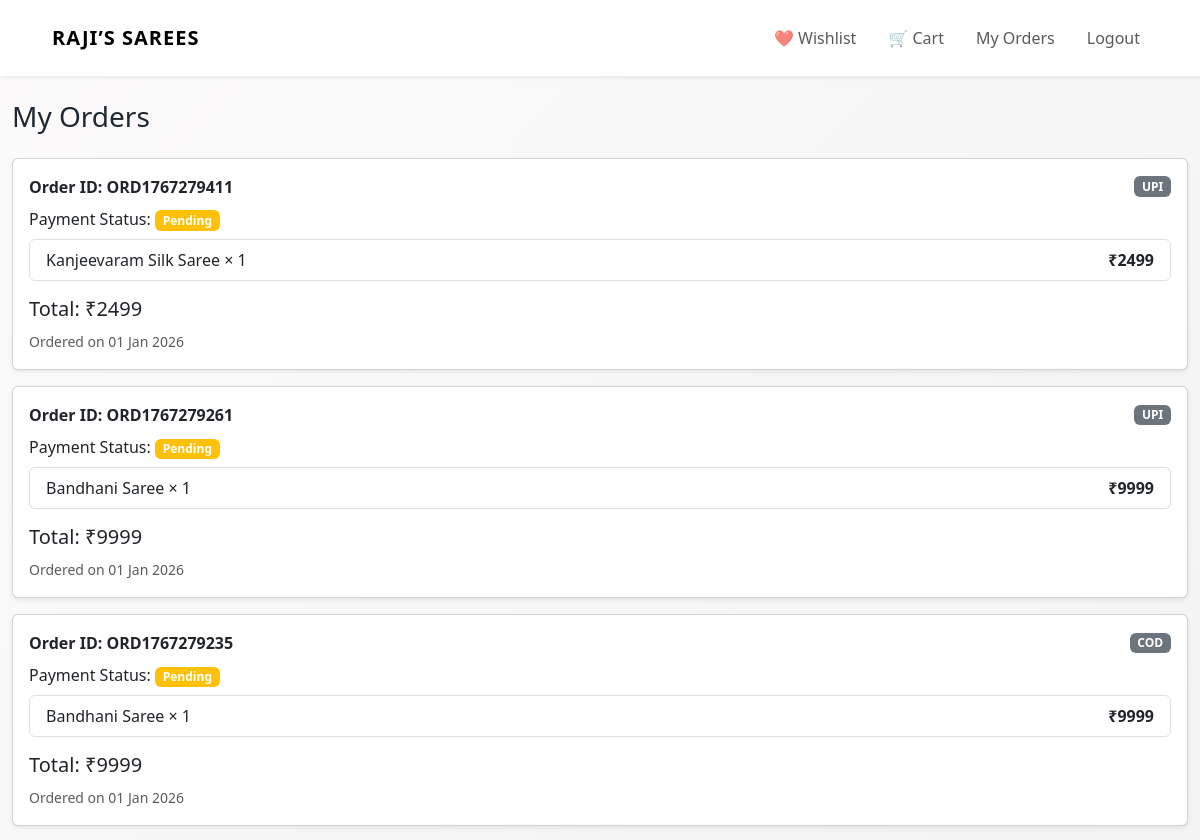
Page /orders (signed in, upper part) on the earlier database version.
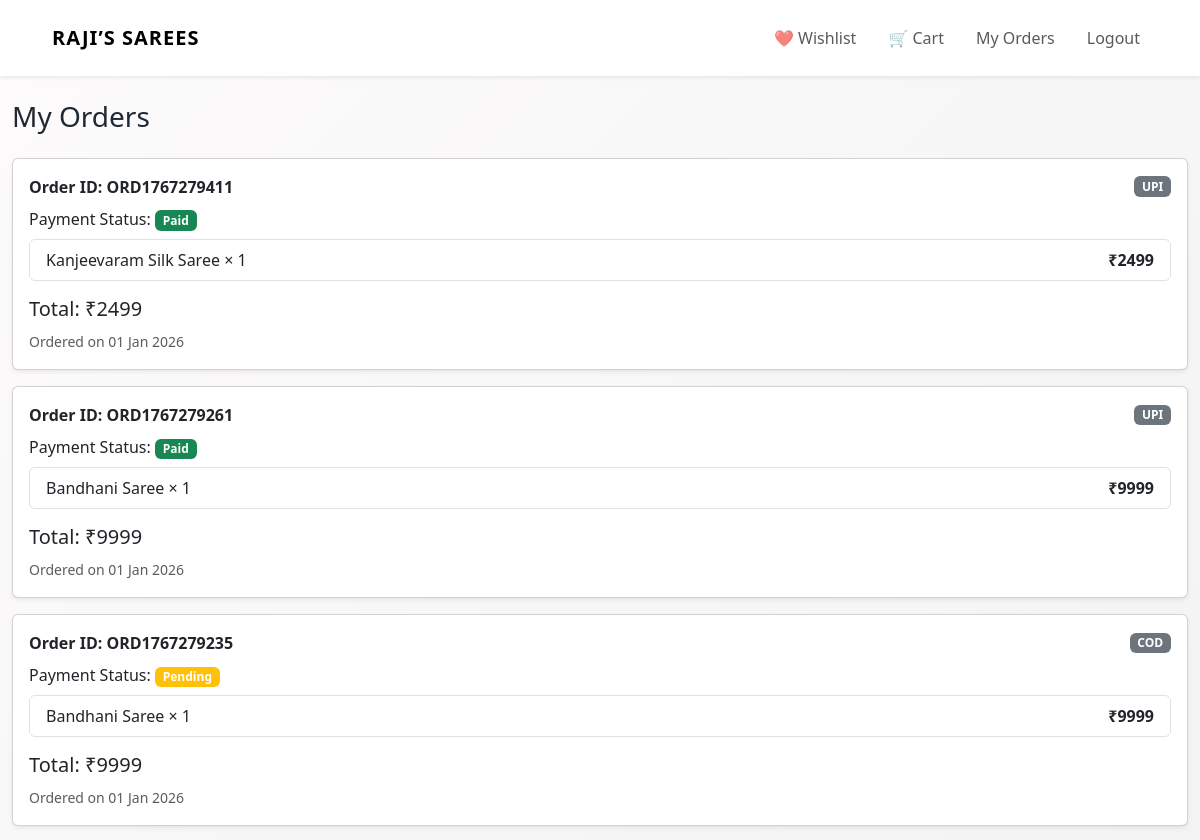
Same page on the later database version.
### app.py (models this page shows)
class Order(db.Model):
    id = db.Column(db.Integer, primary_key=True)
    order_code = db.Column(db.String(20), unique=True, nullable=False)
    user_id = db.Column(db.Integer, db.ForeignKey("user.id"), nullable=False)
    payment_mode = db.Column(db.String(20))
    payment_status = db.Column(db.String(20))
    total_amount = db.Column(db.Integer)
    created_at = db.Column(db.DateTime, default=datetime.utcnow)
    user = db.relationship("User", back_populates="orders")
    items = db.relationship("OrderItem", backref="order", lazy=True)

### app.py (the view)
@app.route("/orders")
@login_required
def orders():
    orders = Order.query.filter_by(user_id=current_user.id).order_by(Order.created_at.desc()).all()
    return render_template("orders_user.html", orders=orders)

### app.py (called while the page is built)
@login_manager.user_loader
def load_user(user_id):
    return User.query.get(int(user_id))

@app.context_processor
def inject_cart_count():
    if current_user.is_authenticated:
        count = db.session.query(
            func.sum(CartItem.quantity)
        ).filter_by(user_id=current_user.id).scalar()
        return {"cart_count": count or 0}
    return {"cart_count": 0}

### templates/orders_user.html
{% extends "base.html" %}
{% block content %}
<h3 class="mb-4">My Orders</h3>
{% for order in orders %}
<div class="card mb-3 shadow-sm">
  <div class="card-body">
    <div class="d-flex justify-content-between align-items-center mb-2">
      <strong>Order ID: {{ order.order_code }}</strong>
      <span class="badge bg-secondary">
        {{ order.payment_mode }}
      </span>
    </div>
    <p class="mb-2">
      Payment Status:
      <span class="badge
        {% if order.payment_status == 'Paid' %}
          bg-success
        {% else %}
          bg-warning
        {% endif %}
      ">
        {{ order.payment_status }}
      </span>
    </p>
    <ul class="list-group mb-3">
      {% for item in order.items %}
      <li class="list-group-item d-flex justify-content-between">
        {{ item.product_name }} × {{ item.quantity }}
        <strong>₹{{ item.price * item.quantity }}</strong>
      </li>
      {% endfor %}
    </ul>
    <h5>Total: ₹{{ order.total_amount }}</h5>
    <small class="text-muted">
      Ordered on {{ order.created_at.strftime('%d %b %Y') }}
    </small>
  </div>
</div>
{% else %}
<p>No orders yet.</p>
{% endfor %}
{% endblock %}

Differences in the rows shown:
changed Order "ORD1767279411": payment_status "Pending" → "Paid"
changed Order "ORD1767279261": payment_status "Pending" → "Paid"
